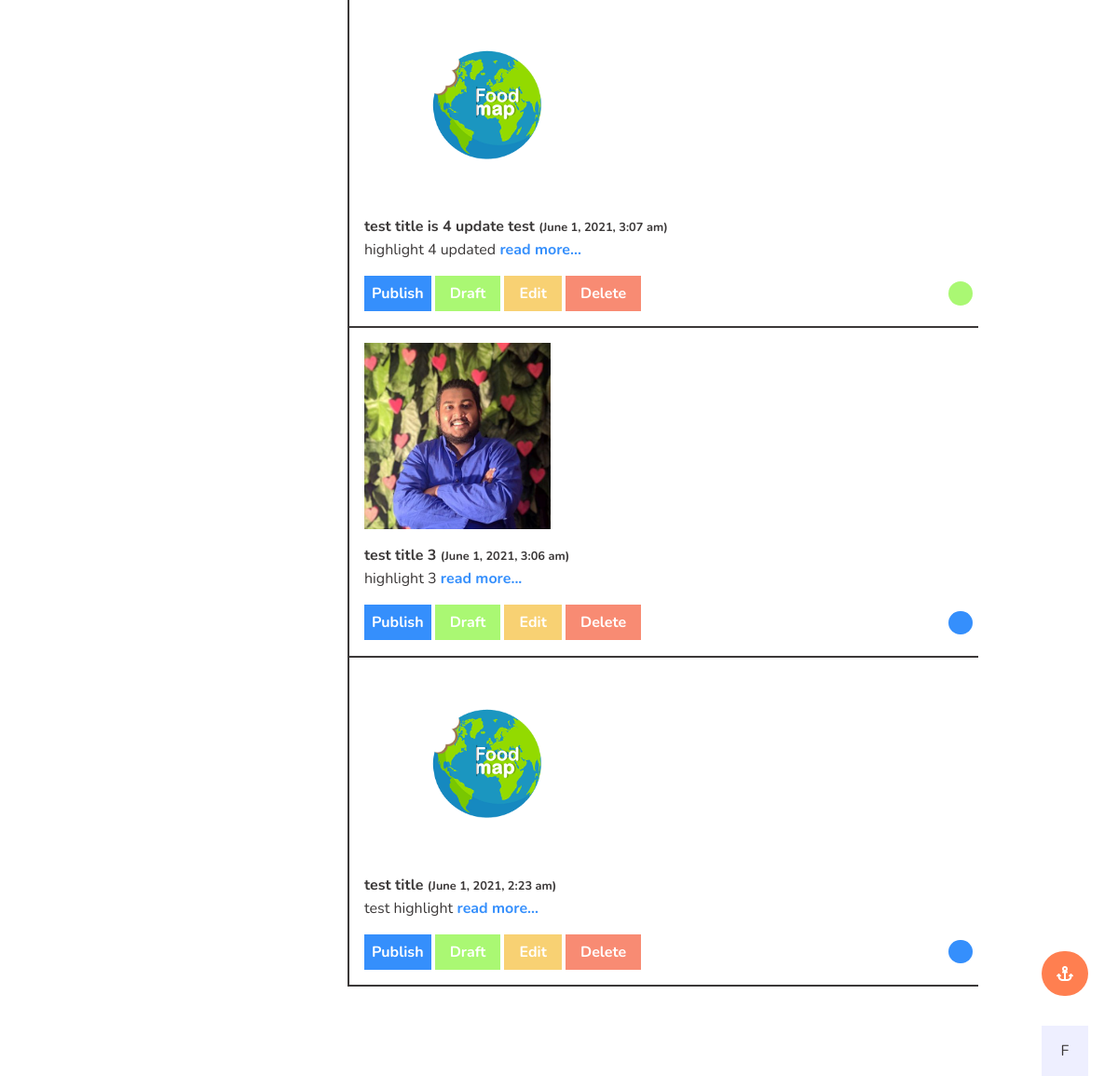
Page /999.1_blogs_admin.php (lower part) on the earlier database version.
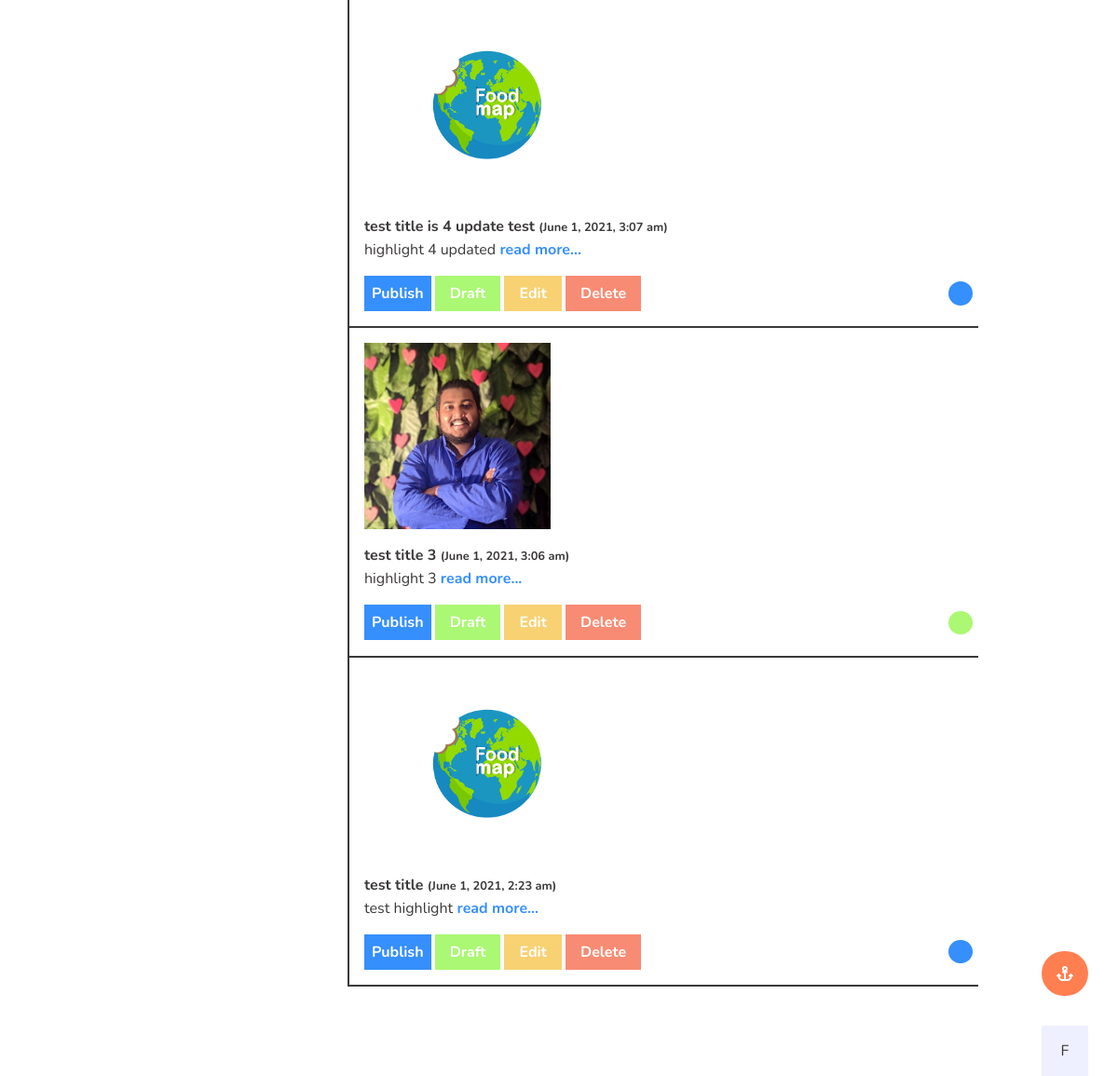
Same page on the later database version.
### tables this page shows
CREATE TABLE `blogs_table` (
  `blogs_id` int(11) NOT NULL,
  `blogs_title` varchar(100) NOT NULL,
  `blogs_highlight` text NOT NULL,
  `blogs_post` text NOT NULL,
  `main_tag` varchar(30) NOT NULL,
  `tag_2` varchar(30) NOT NULL,
  `tag_3` varchar(30) NOT NULL,
  `tag_4` varchar(30) NOT NULL,
  `tag_5` varchar(30) NOT NULL,
  `blog_date` varchar(30) NOT NULL,
  `blog_status` varchar(10) NOT NULL DEFAULT 'drafted',
  `blog_picture` varchar(50) NOT NULL
);

### Dynamic/CRUD_dynamic.php (called while the page is built, shortened)
<?php
class Database{
    public function connect(){
        $this->host_name = "localhost";
        $this->user_name = "root";
        $this->password = "";
        $this->database_name = "personal_portfolio";
        $connection = mysqli_connect($this->host_name, $this->user_name, $this->password, $this->database_name);
        if($connection == false){
            mysqli_connect_error();
            die("We have a problem! Check CRUD_dynamic.");
        }
        else{
            return $connection;
        }
    }
    public function read($query){
        $con = $this->connect();
        $result =mysqli_query($con, $query);
            if(!$result){
                return false;
            }
            else{
                return $result;
            }
    }
}
?>

### 999.1_blogs_admin.php (the view, shortened to what the changed rows need)
<!doctype html>
<html lang="en">
  <head>
    <link rel="stylesheet" href="Design/Owl_carousel/owl.carousel.css">
    <link rel="stylesheet" href="Design/Owl_carousel/owl.theme.green.css">
    <link rel="stylesheet" href="Design/Global/00_basic_style.css">
    <link rel="stylesheet" href="Design/Global/01_header_style.css">
    <link rel="stylesheet" href="Design/Global/02_navbar_style.css">
    <link rel="stylesheet" href="Design/Global/03_forms_style.css">
    <link rel="stylesheet" href="Design/Global/04_footer_style.css">
    <link rel="stylesheet" href="Design/Global/05_side_bar_style.css">
    <link rel="stylesheet" href="Design/Global/06_anchor_bar_style.css">
    <link rel="stylesheet" href="Design/Administration/999.0_home_admin_style.css">
    <link rel="stylesheet" href="Design/frame_style.css">
    <link rel="stylesheet" href="Design/Administration/999.1_blogs_admin_style.css">
    <link rel="stylesheet" href="Design/Responsive/01_header_res.css">
    <link rel="stylesheet" href="Design/Responsive/02_navbar_res.css">
    <link rel="stylesheet" href="Design/Responsive/index_res.css">
    <link rel="stylesheet" href="Design/Responsive/04_footer_res.css">
    <link rel="stylesheet" href="Design/Responsive/frame_res.css">
    <link rel="stylesheet" href="Design/Responsive/admin_res.css">
  </head>
  <body>
    <div class="section_container">
        <div class="section">
            <div class="frame_container">
                <div class="frame">
                    <?php
                            $query_to_read_blogs = "SELECT * FROM blogs_table ORDER BY blogs_id DESC;";
                            $read_blogs = new Database();
                            $blogs = $read_blogs->read($query_to_read_blogs);
                    ?>
                    <div class="frame_right_section">
                        <?php
                            foreach($blogs as $row){
                        ?>
                        <div class="right_side_dynamic_post_template" id="<?php echo $row['blogs_id'] ?>">
                            <img src="Media/Images/Blog_picture/<?php echo $row['blog_picture'] ?>" alt="no image" class="article_img" height="200px">
                            <div class="dynamic_post_template_highlights">
                                <h1 class="dynamic_post_template_title"><?php echo $row['blogs_title'] ?> <span class="article_date">(<?php echo $row['blog_date'] ?>)</span></h1>
                                <p class="highlights">
                                    <?php echo $row['blogs_highlight'] ?><a class="article_read_more" href="#"> read more...</a>
                                </p>
                            </div>
                            <div class="form_and_status">
                                <form action="Dynamic/actions_dynamic.php" method="post">
                                    <button type="submit" class="btn admin_btn form_btn" name="publish_blog">Publish</button>
                                    <button type="submit" class="btn admin_btn insert_btn" name="draft_blog">Draft</button>
                                    <a href="999.1_blogs_admin.php?code=<?php echo $row['blogs_id'] ?>" class="btn admin_btn update_btn">Edit</a>
                                    <button type="submit" class="btn admin_btn delete_btn" name="delete_blog">Delete</button>
                                </form>
                                <div>
                                    <span class="status
                                    <?php
                                        if($row['blog_status'] == 'drafted'){
                                            echo "drafted_status";
                                        }
                                        if($row['blog_status'] == 'published'){
                                            echo "published_status";
                                        }
                                    ?>">
                                    </span>
                                </div>
                            </div>
                        </div>
                        <?php } ?>
                    </div>
                </div>
            </div>
        </div>
    </div>
  </body>
</html>

Differences in the rows shown:
changed blogs_table "test title is 4 update test": blog_status "drafted" → "published" (drawn)
changed blogs_table "test title 3": blog_status "published" → "drafted" (drawn)
